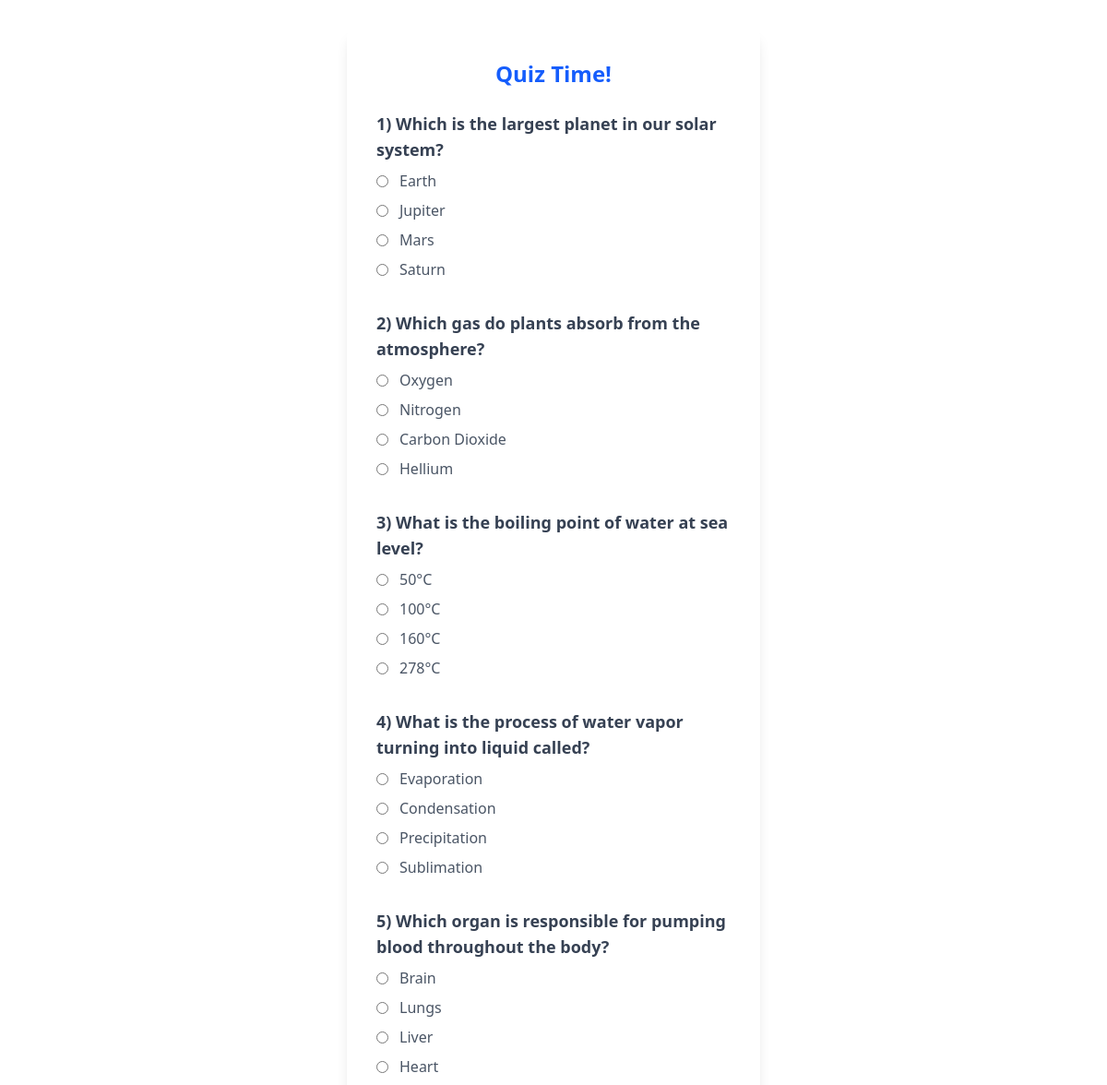
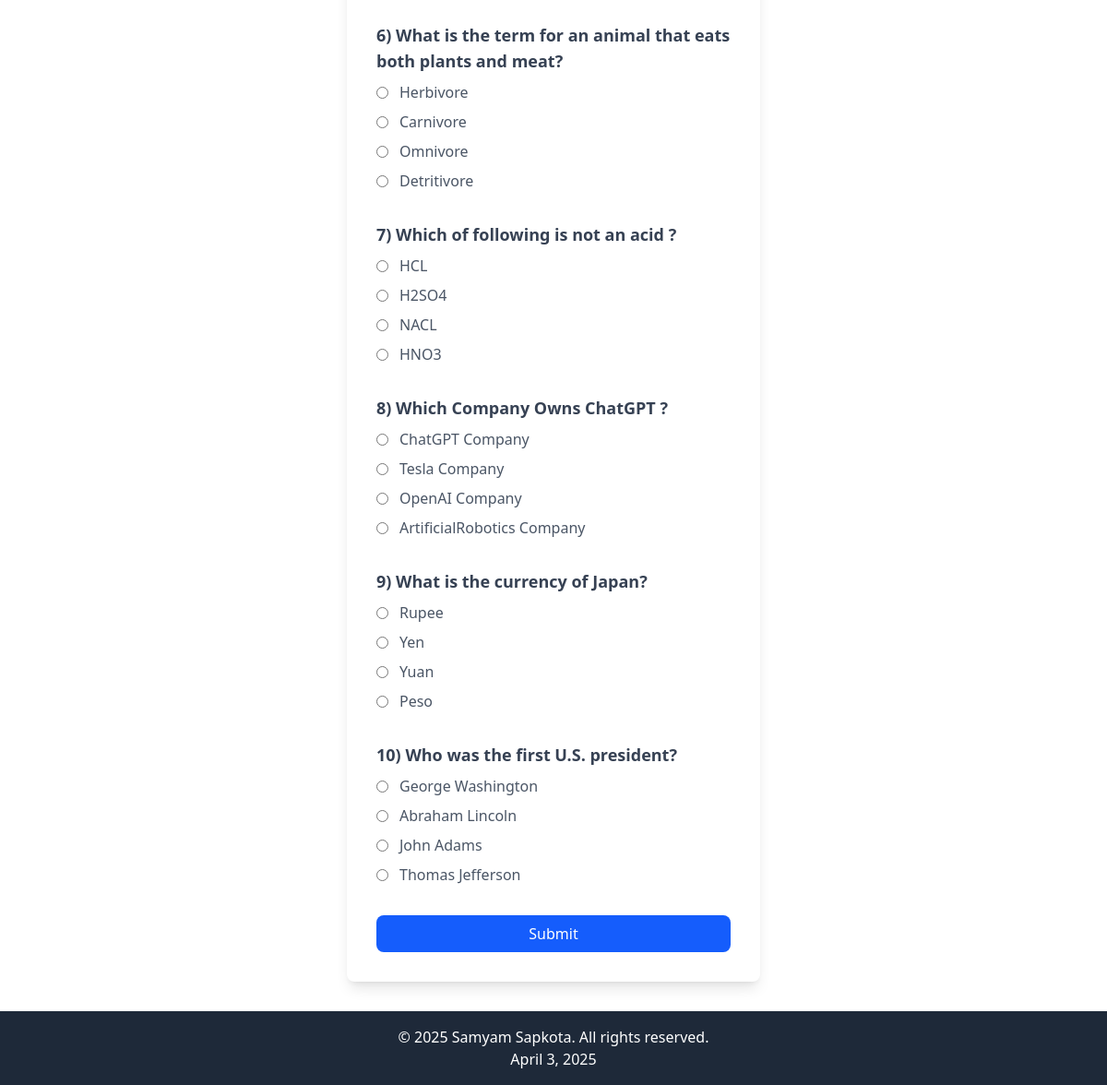
The page / on the database its author committed (2 pictures, top to bottom).
### quiz_app/models.py (models this page shows, shortened)
class Questions(models.Model):
    questions = models.CharField(max_length=200)                      # store the questions
    option_a = models.CharField(max_length=50)                        # option for the above questions
    option_b = models.CharField(max_length=50)                        # option for the above questions
    option_c = models.CharField(max_length=50)                        # option for the above questions
    option_d = models.CharField(max_length=50)                        # option for the above questions
    answer = models.CharField(max_length=50)                          # answer of the question

### quiz_app/views.py (the view)
# urls.py: 2. Add a URL to urlpatterns:  path('', views.home, name='home')
def home(request):     # Renders the home.html file with questions that are selected by the above function
    global n            # declaring the n as global variable to use it in the below funtions
    n=Questions.objects.all().count()             # count total number of the questions in the db
    random.seed()
    global random_numbers
    random_numbers = random.sample(range(1,n+1), 10)          # select any 10 random numbers from 1 to n+1
    selected_questions=Questions.objects.filter(pk__in=random_numbers)           # selecting the object with the same pk as the above generated random numbers
    return render(request,'home.html',{'selected_questions':selected_questions})

### templates/home.html (shortened to what this page needs)
{% load static %}
<!DOCTYPE html>
<html lang="en">
<head>
  <script src="https://cdn.jsdelivr.net/npm/@tailwindcss/browser@4"></script>
  <script src="https://cdn.jsdelivr.net/npm/@tailwindcss/browser@4"></script>
</head>
<body class="min-h-screen flex flex-col items-center justify-between">
  <div class="bg-white p-8 rounded-lg shadow-lg max-w-md w-full mt-8">
    <h1 class="text-2xl font-semibold text-center text-blue-600 mb-6">Quiz Time!</h1>
    <form action="{% url 'get_result_and_display' %}" method="POST">
      {% for i in selected_questions %}
        <div class="mb-8">
          <p class="text-lg font-semibold text-gray-700">{{ forloop.counter }})  {{ i.questions }}</p>
          <div class="mt-2 space-y-2">
            <label class="flex items-center space-x-3">
              <input type="radio" name="question{{ forloop.counter }}_option" class="radio-toggle" value="a" />
              <span class="text-gray-600">{{ i.option_a }}</span>
            </label>
            <label class="flex items-center space-x-3">
              <input type="radio" name="question{{ forloop.counter }}_option" class="radio-toggle" value="b"/>
              <span class="text-gray-600">{{ i.option_b }}</span>
            </label>
            <label class="flex items-center space-x-3">
              <input type="radio" name="question{{ forloop.counter }}_option" class="radio-toggle" value="c"/>
              <span class="text-gray-600">{{ i.option_c }}</span>
            </label>
            <label class="flex items-center space-x-3">
              <input type="radio" name="question{{ forloop.counter }}_option" class="radio-toggle" value="d"/>
              <span class="text-gray-600">{{ i.option_d }}</span>
            </label>
          </div>
        </div>
      {% endfor %}
      <button class="w-full bg-blue-600 text-white py-2 rounded-lg hover:bg-blue-700 transition" type="submit" onclick="check_form(event)">
        Submit
      </button>
    </form>
  </div>
  <footer class="bg-gray-800 text-white w-full py-4 mt-8">
    <div class="container mx-auto text-center">
      <p>© <span id="year"></span> Samyam Sapkota. All rights reserved.</p>
      <p> <span id="current-date"></span></p>
    </div>
  </footer>
</body>
</html>

### templates/home.html (style rules this page uses)
body { background: linear-gradient(135deg, #e0e7ff 0%, #dbeafe 100%); background-size: 20px 20px; background-repeat: repeat; }

### rows shown on the page
Questions: questions "Which is the largest planet in our solar system?", option_a "Earth", option_b "Jupiter", option_c "Mars", option_d "Saturn"
Questions: questions "Which gas do plants absorb from the atmosphere?", option_a "Oxygen", option_b "Nitrogen", option_c "Carbon Dioxide", option_d "Hellium"
Questions: questions "What is the boiling point of water at sea level?", option_a "50°C", option_b "100°C", option_c "160°C", option_d "278°C"
Questions: questions "What is the process of water vapor turning into liquid called?", option_a "Evaporation", option_b "Condensation", option_c "Precipitation", option_d "Sublimation"
Questions: questions "Which organ is responsible for pumping blood throughout the body?", option_a "Brain", option_b "Lungs", option_c "Liver", option_d "Heart"
Questions: questions "What is the term for an animal that eats both plants and meat?", option_a "Herbivore", option_b "Carnivore", option_c "Omnivore", option_d "Detritivore"
Questions: questions "Which of following is not an acid ?", option_a "HCL", option_b "H2SO4", option_c "NACL", option_d "HNO3"
Questions: questions "Which Company Owns ChatGPT ?", option_a "ChatGPT Company", option_b "Tesla Company", option_c "OpenAI Company", option_d "ArtificialRobotics Company"
Questions: questions "What is the currency of Japan?", option_a "Rupee", option_b "Yen", option_c "Yuan", option_d "Peso"
Questions: questions "Who was the first U.S. president?", option_a "George Washington", option_b "Abraham Lincoln", option_c "John Adams", option_d "Thomas Jefferson"
